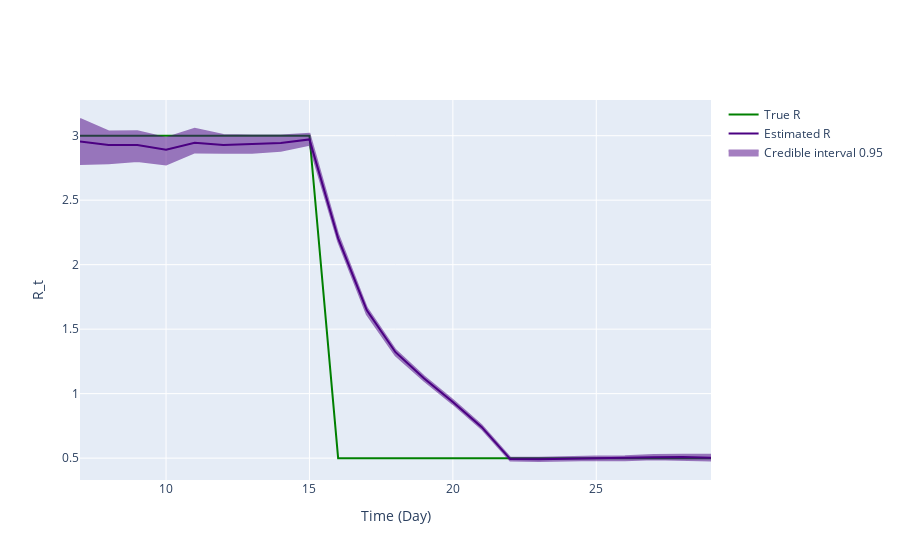

Notebook source saved alongside this figure:
### Markdown cell above
## Inference plot using class method results

### Code cell
fig = ReproductionNumberPlot()

fig.add_ground_truth_rt(ground_truth)
fig.add_interval_rt(new_intervals)

fig.update_labels(time_label='Time (Day)', r_label='R_t')

fig.show_figure()

### Figure 1 — Plotly figure (JSON) as saved in the notebook; plotly's stock layout.template omitted (floating-point values rounded to 4 significant figures)
{"data": [{"line": {"color": "green"}, "mode": "lines", "name": "True R", "type": "scatter", "x": [7, 8, 9, 10, 11, 12, 13, 14, 15, 16, 17, 18, 19, 20, 21, 22, 23, 24, 25, 26, 27, 28, 29], "y": [3, 3, 3, 3, 3, 3, 3, 3, 3, 0.5, 0.5, 0.5, 0.5, 0.5, 0.5, 0.5, 0.5, 0.5, 0.5, 0.5, 0.5, 0.5, 0.5]}, {"line": {"color": "indigo"}, "mode": "lines", "name": "Estimated R", "type": "scatter", "x": [7, 8, 9, 10, 11, 12, 13, 14, 15, 16, 17, 18, 19, 20, 21, 22, 23, 24, 25, 26, 27, 28, 29], "y": [2.955, 2.929, 2.928, 2.892, 2.945, 2.929, 2.935, 2.944, 2.971, 2.204, 1.646, 1.321, 1.117, 0.9356, 0.7418, 0.4924, 0.492, 0.4965, 0.4977, 0.5013, 0.5074, 0.5079, 0.5029]}, {"fill": "toself", "fillcolor": "indigo", "line": {"color": "indigo"}, "mode": "lines", "name": "Credible interval 0.95", "opacity": 0.5, "type": "scatter", "x": [7, 8, 9, 10, 11, 12, 13, 14, 15, 16, 17, 18, 19, 20, 21, 22, 23, 24, 25, 26, 27, 28, 29, 29, 28, 27, 26, 25, 24, 23, 22, 21, 20, 19, 18, 17, 16, 15, 14, 13, 12, 11, 10, 9, 8, 7], "y": [3.129, 3.032, 3.034, 2.982, 3.054, 3.005, 3.001, 3.001, 3.014, 2.235, 1.666, 1.338, 1.132, 0.9514, 0.7556, 0.5041, 0.5026, 0.5092, 0.512, 0.5153, 0.5247, 0.5263, 0.5271, 0.4808, 0.4869, 0.4916, 0.4838, 0.4863, 0.4821, 0.4778, 0.4822, 0.7284, 0.9209, 1.1, 1.297, 1.615, 2.181, 2.929, 2.883, 2.868, 2.867, 2.87, 2.777, 2.804, 2.786, 2.78]}], "layout": {"hovermode": "x unified", "xaxis": {"title": {"text": "Time (Day)"}}, "yaxis": {"title": {"text": "R_t"}}}}
